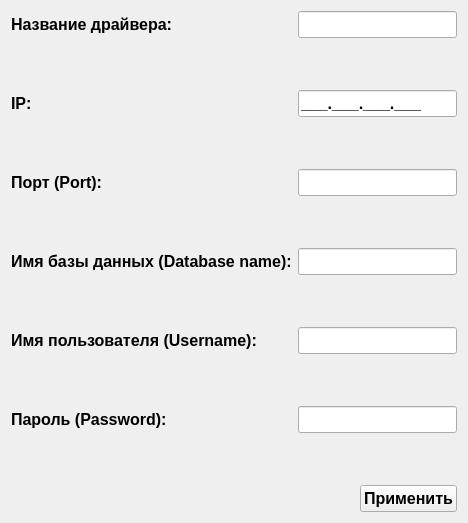
     <widget class="QWidget" name="Tab">
      <attribute name="title">
       <string>Настройки</string>
      </attribute>
      <layout class="QVBoxLayout" name="verticalLayout">
       <item>
        <layout class="QFormLayout" name="formLayout">
         <item row="0" column="0">
          <widget class="QLabel" name="label_5">
           <property name="font">
            <font>
             <pointsize>12</pointsize>
             <bold>true</bold>
            </font>
           </property>
           <property name="text">
            <string>Название драйвера:</string>
           </property>
          </widget>
         </item>
         <item row="0" column="1">
          <widget class="QLineEdit" name="lineEdit_5">
           <property name="font">
            <font>
             <pointsize>12</pointsize>
             <bold>true</bold>
             <underline>false</underline>
             <strikeout>false</strikeout>
            </font>
           </property>
           <property name="inputMask">
            <string/>
           </property>
          </widget>
         </item>
         <item row="1" column="1">
          <spacer name="verticalSpacer_6">
           <property name="orientation">
            <enum>Qt::Vertical</enum>
           </property>
           <property name="sizeHint" stdset="0">
            <size>
             <width>20</width>
             <height>40</height>
            </size>
           </property>
          </spacer>
         </item>
         <item row="2" column="0">
          <widget class="QLabel" name="label">
           <property name="font">
            <font>
             <pointsize>12</pointsize>
             <bold>true</bold>
            </font>
           </property>
           <property name="text">
            <string>IP:</string>
           </property>
          </widget>
         </item>
         <item row="2" column="1">
          <widget class="QLineEdit" name="lineEdit">
           <property name="font">
            <font>
             <pointsize>12</pointsize>
             <bold>true</bold>
             <underline>false</underline>
             <strikeout>false</strikeout>
            </font>
           </property>
           <property name="inputMask">
            <string>000.000.000.000;_</string>
           </property>
          </widget>
         </item>
         <item row="3" column="1">
          <spacer name="verticalSpacer">
           <property name="orientation">
            <enum>Qt::Vertical</enum>
           </property>
           <property name="sizeHint" stdset="0">
            <size>
             <width>20</width>
             <height>40</height>
            </size>
           </property>
          </spacer>
         </item>
         <item row="4" column="0">
          <widget class="QLabel" name="label_2">
           <property name="font">
            <font>
             <pointsize>12</pointsize>
             <bold>true</bold>
            </font>
           </property>
           <property name="text">
            <string>Порт (Port):</string>
           </property>
          </widget>
         </item>
         <item row="4" column="1">
          <widget class="QLineEdit" name="lineEdit_2">
           <property name="font">
            <font>
             <pointsize>12</pointsize>
             <bold>true</bold>
             <underline>false</underline>
             <strikeout>false</strikeout>
            </font>
           </property>
          </widget>
         </item>
         <item row="5" column="1">
          <spacer name="verticalSpacer_2">
           <property name="orientation">
            <enum>Qt::Vertical</enum>
           </property>
           <property name="sizeHint" stdset="0">
            <size>
             <width>20</width>
             <height>40</height>
            </size>
           </property>
          </spacer>
         </item>
         <item row="6" column="0">
          <widget class="QLabel" name="label_6">
           <property name="font">
            <font>
             <pointsize>12</pointsize>
             <bold>true</bold>
            </font>
           </property>
           <property name="text">
            <string>Имя базы данных (Database name):</string>
           </property>
          </widget>
         </item>
         <item row="6" column="1">
          <widget class="QLineEdit" name="lineEdit_6">
           <property name="font">
            <font>
             <pointsize>12</pointsize>
             <bold>true</bold>
             <underline>false</underline>
             <strikeout>false</strikeout>
            </font>
           </property>
          </widget>
         </item>
         <item row="7" column="1">
          <spacer name="verticalSpacer_4">
           <property name="orientation">
            <enum>Qt::Vertical</enum>
           </property>
           <property name="sizeHint" stdset="0">
            <size>
             <width>20</width>
             <height>40</height>
            </size>
           </property>
          </spacer>
         </item>
         <item row="8" column="0">
          <widget class="QLabel" name="label_3">
           <property name="font">
            <font>
             <pointsize>12</pointsize>
             <bold>true</bold>
            </font>
           </property>
           <property name="text">
            <string>Имя пользователя (Username):</string>
           </property>
          </widget>
         </item>
         <item row="8" column="1">
          <widget class="QLineEdit" name="lineEdit_3">
           <property name="font">
            <font>
             <pointsize>12</pointsize>
             <bold>true</bold>
             <underline>false</underline>
             <strikeout>false</strikeout>
            </font>
           </property>
          </widget>
         </item>
         <item row="9" column="1">
          <spacer name="verticalSpacer_3">
           <property name="orientation">
            <enum>Qt::Vertical</enum>
           </property>
           <property name="sizeHint" stdset="0">
            <size>
             <width>20</width>
             <height>40</height>
            </size>
           </property>
          </spacer>
         </item>
         <item row="10" column="0">
          <widget class="QLabel" name="label_4">
           <property name="font">
            <font>
             <pointsize>12</pointsize>
             <bold>true</bold>
            </font>
           </property>
           <property name="text">
            <string>Пароль (Password):</string>
           </property>
          </widget>
         </item>
         <item row="10" column="1">
          <widget class="QLineEdit" name="lineEdit_4">
           <property name="font">
            <font>
             <pointsize>12</pointsize>
             <bold>true</bold>
             <underline>false</underline>
             <strikeout>false</strikeout>
            </font>
           </property>
          </widget>
         </item>
         <item row="11" column="1">
          <spacer name="verticalSpacer_5">
           <property name="orientation">
            <enum>Qt::Vertical</enum>
           </property>
           <property name="sizeHint" stdset="0">
            <size>
             <width>20</width>
             <height>40</height>
            </size>
           </property>
          </spacer>
         </item>
        </layout>
       </item>
       <item>
        <layout class="QHBoxLayout" name="horizontalLayout_10">
         <item>
          <spacer name="horizontalSpacer_10">
           <property name="orientation">
            <enum>Qt::Horizontal</enum>
           </property>
           <property name="sizeHint" stdset="0">
            <size>
             <width>40</width>
             <height>20</height>
            </size>
           </property>
          </spacer>
         </item>
         <item>
          <widget class="QPushButton" name="pushButton_6">
           <property name="font">
            <font>
             <pointsize>12</pointsize>
             <bold>true</bold>
             <underline>false</underline>
             <strikeout>false</strikeout>
            </font>
           </property>
           <property name="text">
            <string>Применить</string>
           </property>
          </widget>
         </item>
        </layout>
       </item>
      </layout>
     </widget>
